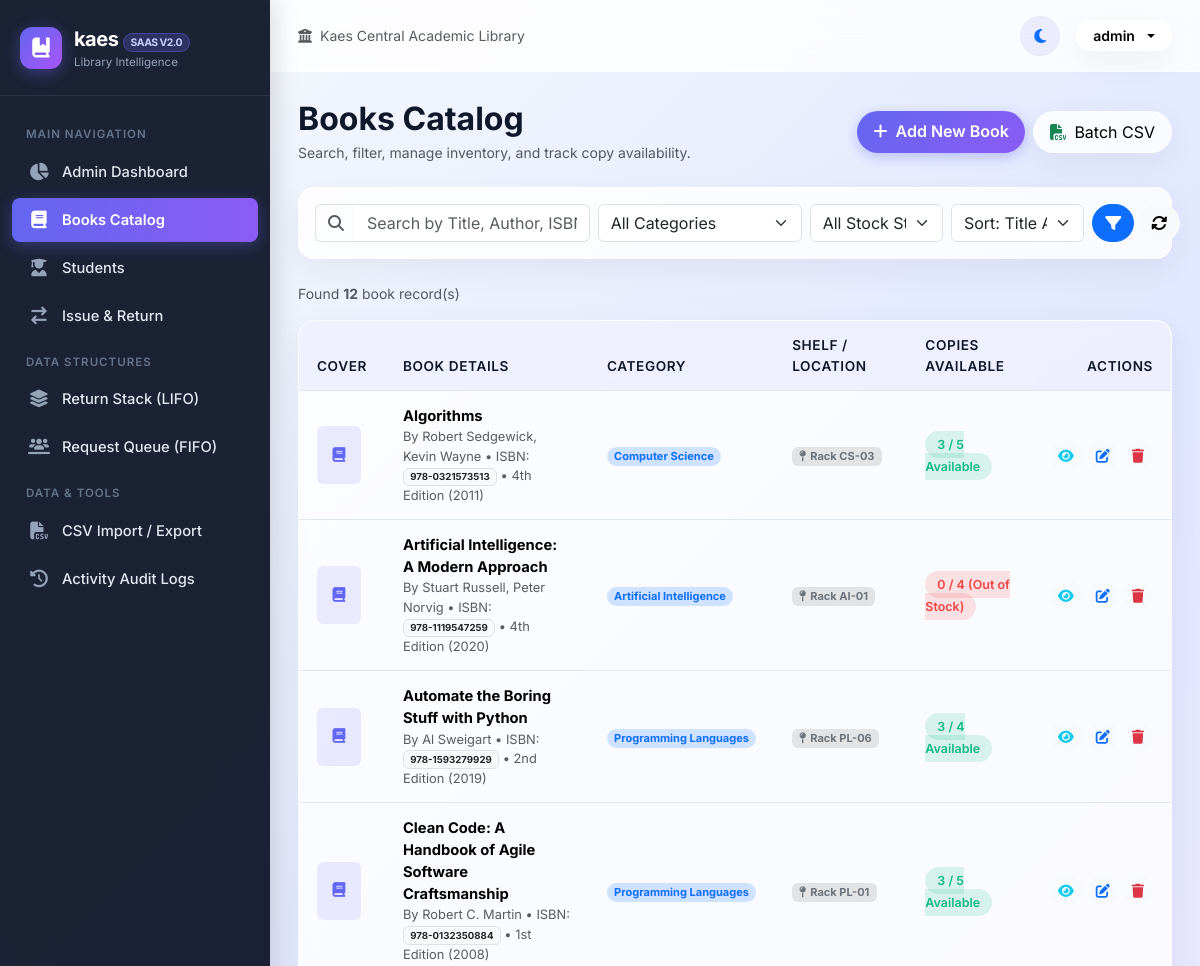
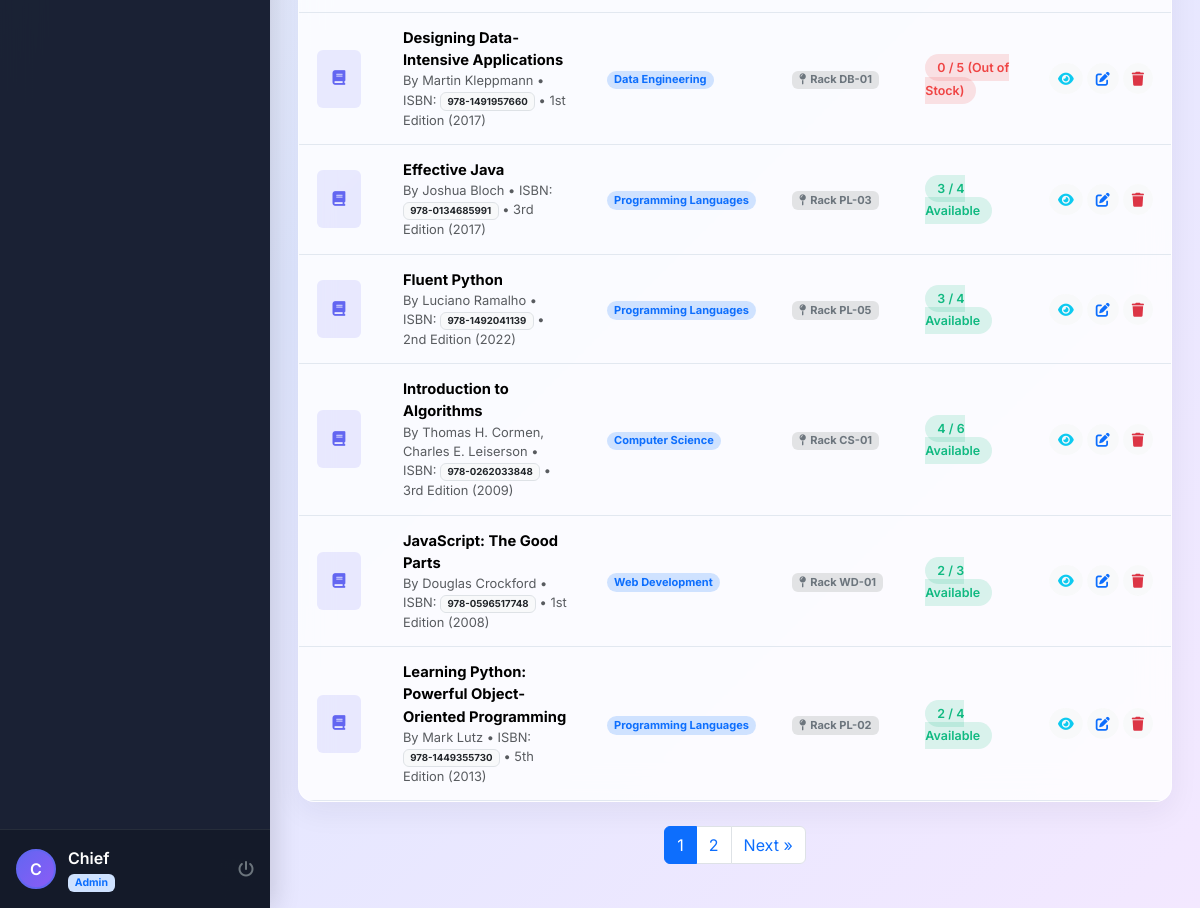
The app's page /books/ (signed in) with its own data (2 pictures, top to bottom).
### books/models.py (models this page shows, shortened)
class Book(models.Model):
    isbn = models.CharField(max_length=30, unique=True, help_text="ISBN or unique Book Accession Number")
    title = models.CharField(max_length=255)
    author = models.CharField(max_length=255)
    category = models.ForeignKey(Category, on_delete=models.SET_NULL, null=True, related_name='books')
    publisher = models.CharField(max_length=150, blank=True)
    publication_year = models.PositiveIntegerField(default=2023)
    edition = models.CharField(max_length=50, blank=True, default='1st Edition')
    total_copies = models.PositiveIntegerField(default=1)
    available_copies = models.PositiveIntegerField(default=1)
    shelf_location = models.CharField(max_length=50, blank=True, help_text="Rack/Shelf location e.g., Shelf A-12")
    description = models.TextField(blank=True)
    cover_image = models.ImageField(upload_to='book_covers/', blank=True, null=True)
    created_at = models.DateTimeField(auto_now_add=True)
    updated_at = models.DateTimeField(auto_now=True)
    class Meta:
        ordering = ['title']

class Category(models.Model):
    name = models.CharField(max_length=100, unique=True)
    description = models.TextField(blank=True)
    icon = models.CharField(max_length=50, default='fa-book', help_text="FontAwesome icon class, e.g., fa-laptop-code")
    created_at = models.DateTimeField(auto_now_add=True)
    class Meta:
        verbose_name_plural = 'Categories'
        ordering = ['name']
    @property
    def book_count(self):
        return self.books.count()

### books/views.py (the view, shortened to what this page needs)
# urls.py: path('', views.book_list_view, name='books_list'),
@login_required
def book_list_view(request):
    query = request.GET.get('q', '').strip()
    category_id = request.GET.get('category', '')
    availability = request.GET.get('availability', '')
    sort_by = request.GET.get('sort', 'title')
    books = Book.objects.all().select_related('category')
    if category_id:
        books = books.filter(category_id=category_id)
    if availability == 'available':
        books = books.filter(available_copies__gt=0)
    elif availability == 'out_of_stock':
        books = books.filter(available_copies=0)
    valid_sorts = {
        'title': 'title',
        '-title': '-title',
        'author': 'author',
        '-author': '-author',
        'year': '-publication_year',
        'available': '-available_copies',
        '-created': '-created_at'
    }
    books = books.order_by(valid_sorts.get(sort_by, 'title'))
    paginator = Paginator(books, 10)
    page_number = request.GET.get('page')
    page_obj = paginator.get_page(page_number)
    categories = Category.objects.all()
    context = {
        'books': page_obj,
        'categories': categories,
        'query': query,
        'selected_category': category_id,
        'selected_availability': availability,
        'selected_sort': sort_by,
        'total_results': paginator.count,
    }
    return render(request, 'books.html', context)

### templates/books.html (shortened to what this page needs)
{% extends 'base.html' %}
{% block content %}
<div class="d-flex flex-column flex-md-row justify-content-between align-items-md-center gap-3 mb-4">
    <div>
        <h2 class="fw-bold mb-1">Books Catalog</h2>
        <p class="text-muted small mb-0">Search, filter, manage inventory, and track copy availability.</p>
    </div>
    {% if is_admin %}
    <div class="d-flex gap-2">
        <a href="{% url 'book_add' %}" class="btn btn-primary-gradient rounded-pill px-3 py-2 small">
            <i class="fas fa-plus me-1"></i> Add New Book
        </a>
        <a href="{% url 'csv_manager' %}" class="btn btn-light glass-card rounded-pill px-3 py-2 small">
            <i class="fas fa-file-csv me-1 text-success"></i> Batch CSV
        </a>
    </div>
    {% endif %}
</div>
<div class="glass-panel p-3 mb-4">
    <form method="GET" action="{% url 'books_list' %}" class="row g-2 align-items-center">
        <div class="col-md-4">
            <div class="input-group">
                <span class="input-group-text bg-transparent border-end-0"><i class="fas fa-search text-muted"></i></span>
                <input type="text" name="q" value="{{ query }}" class="form-control border-start-0" placeholder="Search by Title, Author, ISBN, Shelf...">
            </div>
        </div>
        <div class="col-md-3">
            <select name="category" class="form-select">
                <option value="">All Categories</option>
            </select>
        </div>
        <div class="col-md-2">
            <select name="availability" class="form-select">
                <option value="">All Stock Status</option>
            </select>
        </div>
        <div class="col-md-2">
            <select name="sort" class="form-select">
                <option value="title" {% if selected_sort == 'title' %}selected{% endif %}>Sort: Title A-Z</option>
            </select>
        </div>
        <div class="col-md-1 d-flex gap-1">
            <button type="submit" class="btn btn-primary rounded-pill w-100"><i class="fas fa-filter"></i></button>
            <a href="{% url 'books_list' %}" class="btn btn-light rounded-pill" title="Reset Filters"><i class="fas fa-rotate"></i></a>
        </div>
    </form>
</div>
<div class="d-flex justify-content-between align-items-center mb-3 text-muted small">
    <div>Found <strong>{{ total_results }}</strong> book record(s)</div>
</div>
<div class="glass-panel overflow-hidden mb-4">
    <div class="table-responsive">
        <table class="table custom-table align-middle mb-0">
            <thead>
                <tr>
                    <th style="width: 50px;">Cover</th>
                    <th>Book Details</th>
                    <th>Category</th>
                    <th>Shelf / Location</th>
                    <th>Copies Available</th>
                    <th class="text-end">Actions</th>
                </tr>
            </thead>
            <tbody>
                {% for b in books %}
                <tr>
                    <td>
                        {% if b.cover_image %}
                            <img src="{{ b.cover_image.url }}" alt="{{ b.title }}" style="width: 44px; height: 58px; object-fit: cover; border-radius: 6px; box-shadow: 0 2px 6px rgba(0,0,0,0.15);">
                        {% else %}
                            <div style="width: 44px; height: 58px; background: rgba(99, 102, 241, 0.12); border-radius: 6px; display: flex; align-items: center; justify-content: center; color: #6366f1;">
                                <i class="fas fa-book"></i>
                            </div>
                        {% endif %}
                    </td>
                    <td>
                        <div class="fw-bold">{{ b.title }}</div>
                        <div class="small text-muted">By {{ b.author }} &bull; ISBN: <span class="badge bg-light text-dark border">{{ b.isbn }}</span> &bull; {{ b.edition }} ({{ b.publication_year }})</div>
                    </td>
                    <td>
                        <span class="badge bg-primary-subtle text-primary rounded-pill">{{ b.category.name|default:"General" }}</span>
                    </td>
                    <td>
                        <span class="badge bg-secondary-subtle text-secondary"><i class="fas fa-map-pin me-1"></i>{{ b.shelf_location|default:"General Section" }}</span>
                    </td>
                    <td>
                        {% if b.available_copies > 0 %}
                            <span class="badge-pill-soft badge-available">{{ b.available_copies }} / {{ b.total_copies }} Available</span>
                        {% else %}
                            <span class="badge-pill-soft badge-out">0 / {{ b.total_copies }} (Out of Stock)</span>
                        {% endif %}
                    </td>
                    <td class="text-end">
                        <div class="d-flex justify-content-end gap-1">
                            <a href="{% url 'book_detail' b.id %}" class="btn btn-sm btn-light rounded-pill" title="View Details">
                                <i class="fas fa-eye text-info"></i>
                            </a>
                            {% if is_admin %}
                            <a href="{% url 'book_edit' b.id %}" class="btn btn-sm btn-light rounded-pill" title="Edit">
                                <i class="fas fa-edit text-primary"></i>
                            </a>
                            <a href="{% url 'book_delete' b.id %}" class="btn btn-sm btn-light rounded-pill" title="Delete">
                                <i class="fas fa-trash text-danger"></i>
                            </a>
                            {% endif %}
                        </div>
                    </td>
                </tr>
                {% endfor %}
            </tbody>
        </table>
    </div>
</div>
{% if books.has_other_pages %}
<nav class="d-flex justify-content-center">
    <ul class="pagination">
        {% for num in books.paginator.page_range %}
            {% if books.number == num %}
            <li class="page-item active"><span class="page-link">{{ num }}</span></li>
            {% elif num > books.number|add:'-3' and num < books.number|add:'3' %}
            <li class="page-item"><a class="page-link" href="?page={{ num }}&q={{ query }}&category={{ selected_category }}&availability={{ selected_availability }}&sort={{ selected_sort }}">{{ num }}</a></li>
            {% endif %}
        {% endfor %}
        {% if books.has_next %}
        <li class="page-item">
            <a class="page-link" href="?page={{ books.next_page_number }}&q={{ query }}&category={{ selected_category }}&availability={{ selected_availability }}&sort={{ selected_sort }}">Next &raquo;</a>
        </li>
        {% endif %}
    </ul>
</nav>
{% endif %}
{% endblock %}

### templates/base.html (shortened to what this page needs)
{% load static %}
<!DOCTYPE html>
<html lang="en" data-theme="light">
<head>
    <link href="https://cdn.jsdelivr.net/npm/bootstrap@5.3.3/dist/css/bootstrap.min.css" rel="stylesheet">
    <link rel="stylesheet" href="https://cdnjs.cloudflare.com/ajax/libs/font-awesome/6.5.2/css/all.min.css">
    <link rel="stylesheet" href="{% static 'css/style.css' %}">
</head>
<body>
<div class="app-wrapper">
    {% if user.is_authenticated %}
    <aside class="app-sidebar">
        <div class="sidebar-brand">
            <div class="brand-icon">
                <i class="fas fa-book-bookmark"></i>
            </div>
            <div>
                <div class="brand-title">kaes <span class="brand-badge">SaaS v2.0</span></div>
                <div style="font-size: 0.72rem; color: #94a3b8;">Library Intelligence</div>
            </div>
        </div>
        <ul class="sidebar-menu">
            {% if is_admin %}
            <li class="sidebar-heading">Main Navigation</li>
            <li class="sidebar-item">
                <a href="{% url 'dashboard' %}" class="sidebar-link {% if request.resolver_match.url_name == 'dashboard' %}active{% endif %}">
                    <i class="fas fa-chart-pie"></i>
                    <span>Admin Dashboard</span>
                </a>
            </li>
            <li class="sidebar-item">
                <a href="{% url 'books_list' %}" class="sidebar-link {% if 'books' in request.path %}active{% endif %}">
                    <i class="fas fa-book"></i>
                    <span>Books Catalog</span>
                </a>
            </li>
            <li class="sidebar-item">
                <a href="{% url 'students_list' %}" class="sidebar-link {% if 'students' in request.path %}active{% endif %}">
                    <i class="fas fa-user-graduate"></i>
                    <span>Students</span>
                </a>
            </li>
            <li class="sidebar-item">
                <a href="{% url 'issue_return' %}" class="sidebar-link {% if 'transactions' in request.path %}active{% endif %}">
                    <i class="fas fa-arrow-right-arrow-left"></i>
                    <span>Issue & Return</span>
                </a>
            </li>
            <li class="sidebar-heading">Data Structures</li>
            <li class="sidebar-item">
                <a href="{% url 'stack_view' %}" class="sidebar-link {% if 'returns-stack' in request.path %}active{% endif %}">
                    <i class="fas fa-layer-group"></i>
                    <span>Return Stack (LIFO)</span>
                </a>
            </li>
            <li class="sidebar-item">
                <a href="{% url 'queue_view' %}" class="sidebar-link {% if 'requests-queue' in request.path %}active{% endif %}">
                    <i class="fas fa-users-line"></i>
                    <span>Request Queue (FIFO)</span>
                </a>
            </li>
            <li class="sidebar-heading">Data & Tools</li>
            <li class="sidebar-item">
                <a href="{% url 'csv_manager' %}" class="sidebar-link {% if 'csv-manager' in request.path %}active{% endif %}">
                    <i class="fas fa-file-csv"></i>
                    <span>CSV Import / Export</span>
                </a>
            </li>
            <li class="sidebar-item">
                <a href="{% url 'activity_logs' %}" class="sidebar-link {% if 'activity-logs' in request.path %}active{% endif %}">
                    <i class="fas fa-clock-rotate-left"></i>
                    <span>Activity Audit Logs</span>
                </a>
            </li>
            {% endif %}
        </ul>
        <div class="sidebar-user">
            {% if user.profile.avatar %}
                <img src="{{ user.profile.avatar.url }}" alt="{{ user.username }}">
            {% else %}
                <div class="user-avatar-circle">
                    {{ user.first_name|default:user.username|slice:":1"|upper }}
                </div>
            {% endif %}
            <div class="flex-grow-1 text-truncate">
                <div class="fw-semibold text-white text-truncate">{{ user.first_name|default:user.username }}</div>
                <div class="small text-muted">
                    {% if is_admin %}<span class="badge bg-primary-subtle text-primary">Admin</span>{% else %}<span class="badge bg-info-subtle text-info">Student</span>{% endif %}
                </div>
            </div>
            <a href="{% url 'logout' %}" class="text-secondary" title="Logout">
                <i class="fas fa-power-off"></i>
            </a>
        </div>
    </aside>
    {% endif %}
    <div class="app-main {% if not user.is_authenticated %}m-0 w-100{% endif %}">
        {% if user.is_authenticated %}
        <header class="app-header">
            <div class="d-flex align-items-center gap-3">
                <div class="d-none d-md-flex align-items-center gap-2 text-muted small">
                    <i class="fas fa-university"></i>
                    <span>Kaes Central Academic Library</span>
                </div>
            </div>
            <div class="d-flex align-items-center gap-3">
                <button type="button" class="theme-toggle-btn" id="themeToggleBtn" title="Toggle Light / Dark Mode">
                    <i class="fas fa-moon text-primary"></i>
                </button>
                <div class="dropdown">
                    <button class="btn btn-light glass-card rounded-pill d-flex align-items-center gap-2 px-3 py-1 dropdown-toggle" type="button" data-bs-toggle="dropdown">
                        <span class="fw-semibold small">{{ user.username }}</span>
                    </button>
                </div>
            </div>
        </header>
        {% endif %}
        <div class="toast-container position-fixed top-0 end-0 p-3" id="toastContainer" style="z-index: 2000;">
        </div>
        <main class="app-content">
            {% block content %}{% endblock %}
        </main>
    </div>
</div>
</body>
</html>

### records on screen
Book: title "Algorithms", author "Robert Sedgewick, Kevin Wayne", isbn "978-0321573513", edition "4th Edition", publication_year "2011", category.name "Computer Science", shelf_location "Rack CS-03", available_copies "3", total_copies "5"
Book: title "Artificial Intelligence: A Modern Approach", author "Stuart Russell, Peter Norvig", isbn "978-1119547259", edition "4th Edition", publication_year "2020", category.name "Artificial Intelligence", shelf_location "Rack AI-01", total_copies "4"
Book: title "Automate the Boring Stuff with Python", author "Al Sweigart", isbn "978-1593279929", edition "2nd Edition", publication_year "2019", category.name "Programming Languages", shelf_location "Rack PL-06", available_copies "3", total_copies "4"
Book: title "Clean Code: A Handbook of Agile Software Craftsmanship", author "Robert C. Martin", isbn "978-0132350884", edition "1st Edition", publication_year "2008", category.name "Programming Languages", shelf_location "Rack PL-01", available_copies "3", total_copies "5"
Book: title "Designing Data-Intensive Applications", author "Martin Kleppmann", isbn "978-1491957660", edition "1st Edition", publication_year "2017", category.name "Data Engineering", shelf_location "Rack DB-01", total_copies "5"
Book: title "Effective Java", author "Joshua Bloch", isbn "978-0134685991", edition "3rd Edition", publication_year "2017", category.name "Programming Languages", shelf_location "Rack PL-03", available_copies "3", total_copies "4"
Book: title "Fluent Python", author "Luciano Ramalho", isbn "978-1492041139", edition "2nd Edition", publication_year "2022", category.name "Programming Languages", shelf_location "Rack PL-05", available_copies "3", total_copies "4"
Book: title "Introduction to Algorithms", author "Thomas H. Cormen, Charles E. Leiserson", isbn "978-0262033848", edition "3rd Edition", publication_year "2009", category.name "Computer Science", shelf_location "Rack CS-01", available_copies "4", total_copies "6"
Book: title "JavaScript: The Good Parts", author "Douglas Crockford", isbn "978-0596517748", edition "1st Edition", publication_year "2008", category.name "Web Development", shelf_location "Rack WD-01", available_copies "2", total_copies "3"
Book: title "Learning Python: Powerful Object-Oriented Programming", author "Mark Lutz", isbn "978-1449355730", edition "5th Edition", publication_year "2013", category.name "Programming Languages", shelf_location "Rack PL-02", available_copies "2", total_copies "4"

### other values on screen
{{ user.first_name|default:user.username|slice:":1"|upper }} "C"
{{ user.first_name|default:user.username }} "Chief"
{{ user.username }} "admin"
{{ total_results }} "12"
{{ num }} "1"
{{ num }} "2"
